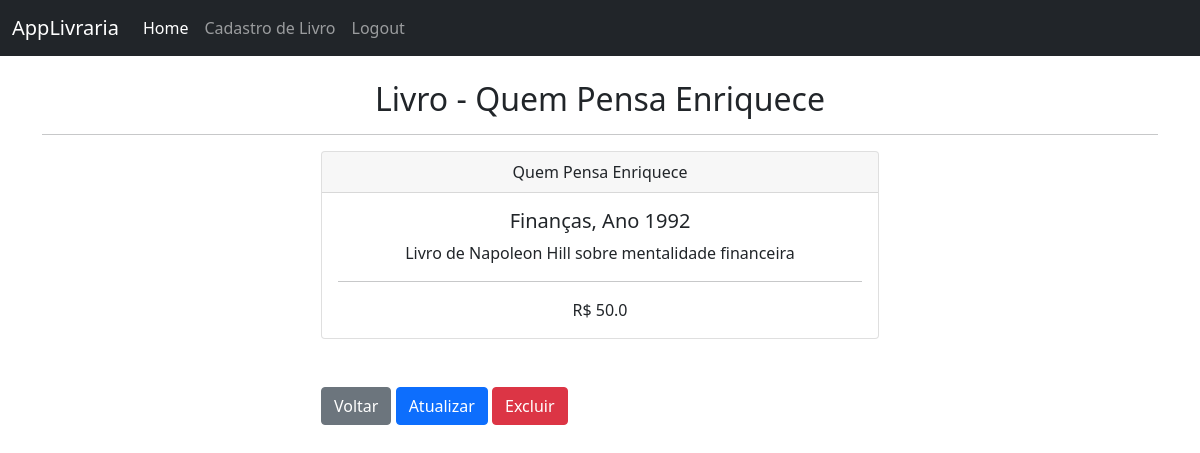
The page /book/4/ (signed in) on the database its author committed.
### livraria/models.py (models this page shows, shortened)
class Book(models.Model):
    created_at = models.DateTimeField(auto_now_add=True)
    title = models.CharField(max_length=50)
    description = models.CharField(max_length=200)
    year = models.IntegerField()
    genre = models.CharField(max_length=30)
    value = models.FloatField()

### livraria/views.py (the view)
# urls.py: path('book/<int:id>/', book_detail, name='book'),
def book_detail(request, id):
    if request.user.is_authenticated:
        book = Book.objects.get(id=id)
        return render(request, 'book.html', {'book':book})
    else:
        messages.error(request, 'Você precisa estar logado!')
        return redirect('home')

### livraria/templates/book.html
{% extends 'base.html' %}
{% block content %}
     <h2 class="text-center"> Livro - {{book.title}}</h2>
     <hr>
     <div class="col-md-6 offset-md-3">
        <div class="card">
            <div class="card-header text-center">
                {{book.title}}
            </div>
            <div class="card-body text-center">
                <h5 class="card-title">{{book.genre}}, Ano {{book.year}}</h5>
                <p>{{book.description}}</p>
                <hr>
                <span>R$ {{book.value}}</span>
            </div>
        </div>
        <br><br>
        <a href="{% url 'home' %}" class="btn btn-secondary">Voltar</a>
        <a href="{% url 'update_book' book.id %}" class="btn btn-primary">Atualizar</a>
        <a href="{% url 'delete_book' book.id %}" class="btn btn-danger">Excluir</a>
     </div>
{% endblock %}

### rows shown on the page
Book: title "Quem Pensa Enriquece", genre "Finanças", year "1992", description "Livro de Napoleon Hill sobre mentalidade financeira", value "50.0"
